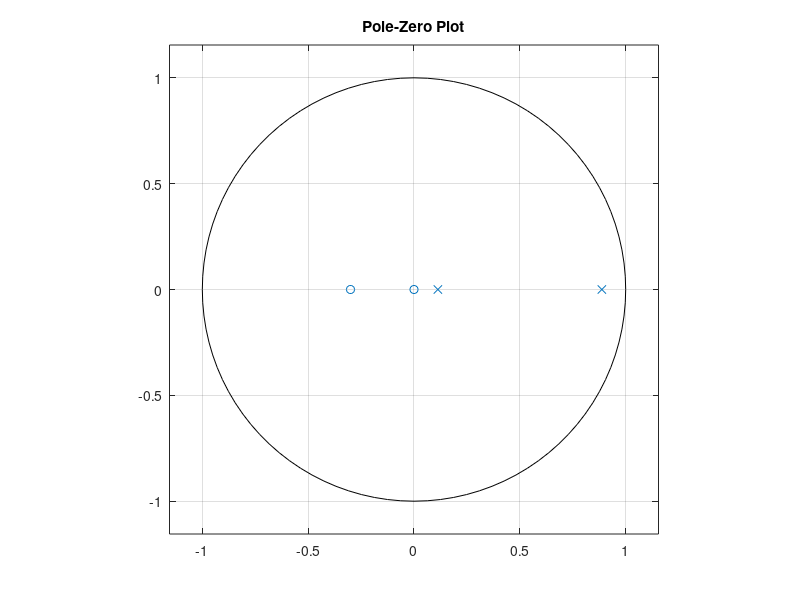
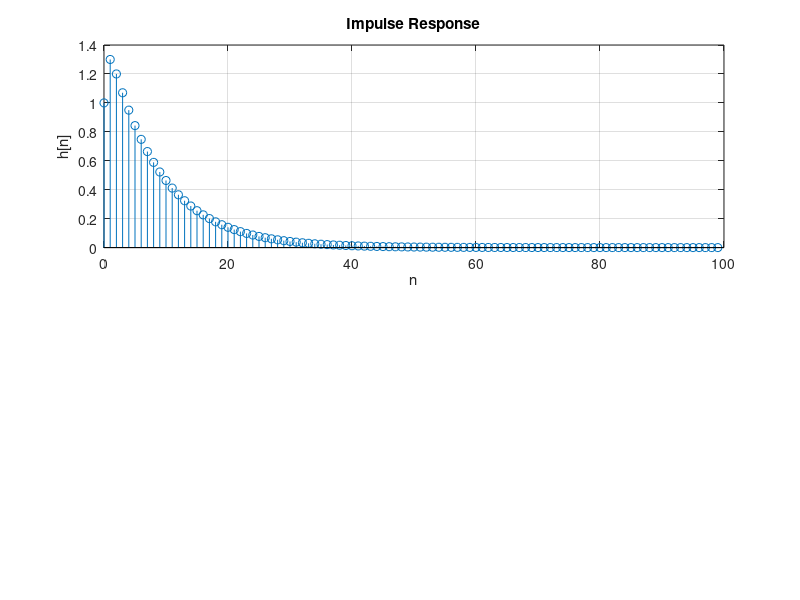

Write MATLAB code to recreate these figures, in order. (Note: this script raises an error after producing the figures.)
%% (a) System function, poles/zeros, stability
A = [1 -1 0.1];  % y terms coefficients
B = [1 0.3];     % x terms coefficients

disp("--------------------------------");
disp("Part (a):");

disp('H(z) = (1 + 0.3z^(-1)) / (1 - z^(-1) + 0.1z^(-2))')

p = roots(A);     % poles
z = roots(B);     % zeros

disp("Poles:"); disp(p);
disp("Zeros:"); disp(z);

pole_magnitudes = abs(p);
if all(pole_magnitudes < (1 - eps))
    disp('System is stable')
else
    disp('System is unstable')
end

figure(1);
zplane(B, A);
title('Pole-Zero Plot');
grid on;
disp("--------------------------------");

%% (b) Impulse and step response
n = 0:99;
h = impz(B, A, length(n));

figure(2);
subplot(211);
stem(n, h);
title('Impulse Response');
xlabel('n'); ylabel('h[n]');
grid on;

s = stepz(B, A, length(n));

subplot(212);
stem(n, s);
title('Step Response');
xlabel('n'); ylabel('s[n]');
grid on;

%% (c) Partial fraction expansion
[r, p, k] = residuez(B, A);

disp("--------------------------------");
disp("Part (c):");
disp('Residues:'); disp(r);
disp('Poles:'); disp(p);
disp('Direct terms:'); disp(k);

disp(['h[n] = ' num2str(r(1)) '(' num2str(p(1)) ')^n u[n] ' num2str(r(2)) '(' num2str(p(2)) ')^n u[n]'])
disp("--------------------------------");

%% (d) Magnitude and phase response
[H, w] = freqz(B, A);

figure(3);
subplot(2,1,1);
plot(w/pi, abs(H));
title('Magnitude Response');
xlabel('\omega/\pi'); ylabel('|H(e^{j\omega})|');
grid on;

subplot(2,1,2);
plot(w/pi, angle(H));
title('Phase Response');
xlabel('\omega/\pi'); ylabel('Phase (rad)');
grid on;

%% (e) Output for sinusoidal input
n = 0:200;
x = (sin(0.3 * pi * n + pi/ 4) + 2 * cos(0.1 * pi * n)) .* (n >= 0); % Input signal
y = filter(B, A, x); % Output signal

figure(4);
subplot(2,1,1);
stem(n, x);
title('Input Signal');
xlabel('n'); ylabel('x[n]');
grid on;

subplot(2,1,2);
stem(n, y);
title('Output Signal y[n]');
xlabel('n'); ylabel('y[n]');
grid on;

% Steady-state calculation
[r, p, k] = residuez(x, y);

disp("--------------------------------");
disp("Part (e):");
disp('Residues:'); disp(r);
disp('Poles:'); disp(p);
disp('Direct terms:'); disp(k);
disp(['y_ss[n] = ' num2str(r(1)) '(' num2str(p(1)) ')^n u[n] ' num2str(r(2)) '(' num2str(p(2)) ')^n u[n]'])
disp("--------------------------------");